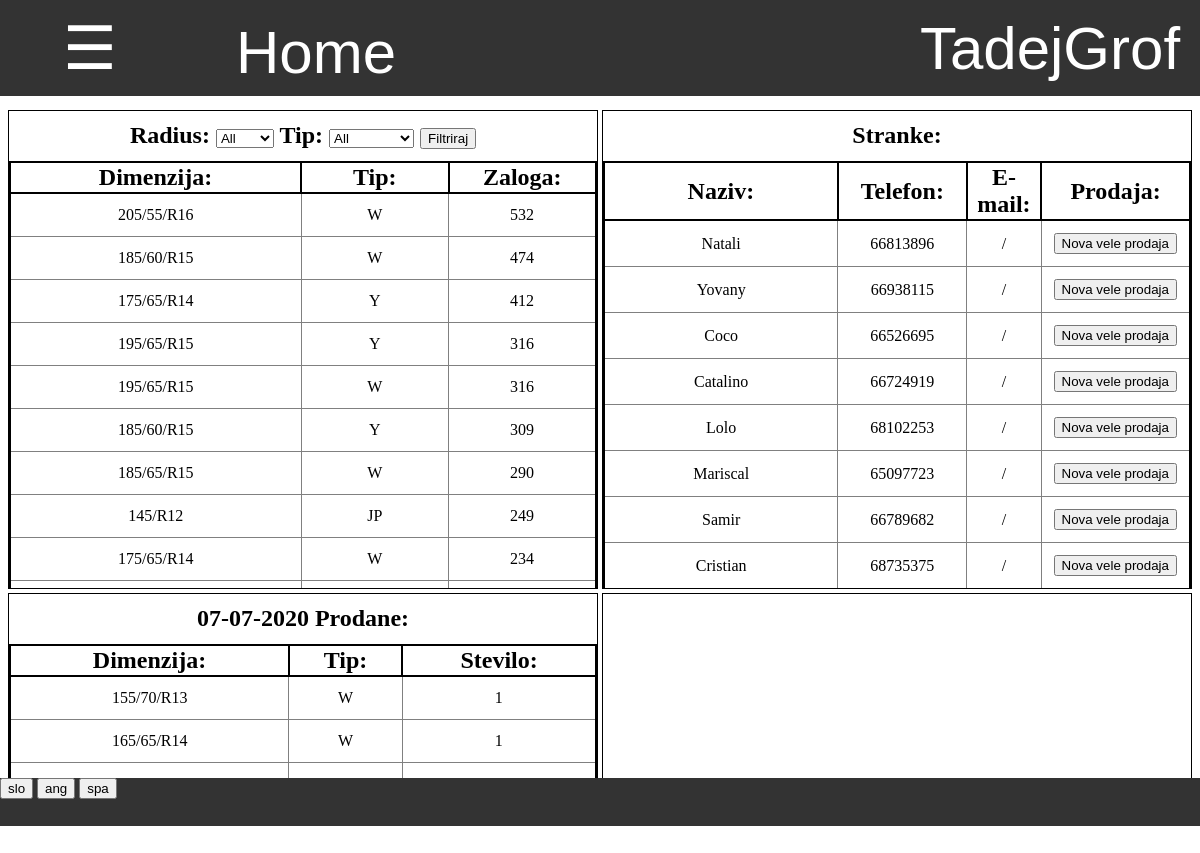
The app's page / (signed in) with its own data.
### program/models.py (models this page shows, shortened)
class Profil(models.Model):
    user = models.OneToOneField(User,on_delete=models.CASCADE)
    jezik =  models.CharField(default="spa",max_length=3, choices=JEZIKI)
    stranka = models.OneToOneField(Stranka, on_delete=models.CASCADE, default=None, null=True, blank=True)
    celo_ime = models.CharField(default="",max_length=40)
    tip_banke = models.CharField(default="",max_length=40)
    stevilka_racuna = models.CharField(default="",max_length=40)
    telefon = models.CharField(default="",max_length=40)

### prodaja/models.py (models this page shows, shortened)
class Stranka(models.Model):
    prodaja = models.ForeignKey(Prodaja, default=1, on_delete=models.CASCADE)
    naziv = models.CharField(default="", max_length=30)
    ime = models.CharField(default="", max_length=30)
    telefon = models.CharField(default="", max_length=20)
    mail = models.CharField(default="",max_length=40)
    naslov = models.OneToOneField(Naslov, on_delete=models.CASCADE, default=0)
    davcna = models.CharField(default="", max_length=30)
    status = models.CharField(default='aktivno',max_length=10)
    stevilo_kupljenih = models.IntegerField(default=0)
    skupna_cena_kupljenih = models.DecimalField(decimal_places=1,max_digits=5,default=0)
    @property
    def ima_aktivno_prodajo(self):
        return self.baza_set.all().filter(status="aktivno").exists()
    @property
    def aktivna_prodaja(self):
        return self.baza_set.all().filter(status="aktivno").first()

### zaloga/models.py (models this page shows, shortened)
class Dnevna_prodaja(models.Model):
    zaloga = models.ForeignKey(Zaloga, default=1, on_delete=models.CASCADE)
    prodaja = models.ForeignKey(Prodaja, default=1, on_delete=models.CASCADE)
    datum = models.DateField(default=timezone.now)
    title = models.CharField(default="", max_length=20)
    tip = 'dnevna_prodaja'
    @property
    def urejeni_vnosi(self):
        return Vnos.objects.filter(baza__dnevna_prodaja = self, baza__status="veljavno").order_by('dimenzija')
    @property
    def skupna_cena(self):
        cena = 0
        for vnos in Vnos.objects.filter(baza__dnevna_prodaja=self,baza__status="veljavno"):
            cena += vnos.cena * vnos.stevilo
        return cena
    @property
    def skupno_stevilo(self):
        stevilo = 0
        for vnos in Vnos.objects.filter(baza__dnevna_prodaja=self,baza__status="veljavno"):
            stevilo += vnos.stevilo
        return stevilo
    @property
    def prodane(self):
        prodane = {}
        for vnos in self.urejeni_vnosi:
            dimenzija_vnos = str(vnos.dimenzija) + '-' + vnos.tip
            if dimenzija_vnos in prodane:
                prodane[dimenzija_vnos]['stevilo'] += vnos.stevilo
                prodane[dimenzija_vnos]['cena'] += vnos.cena * vnos.stevilo
            else:
                slovar = {'dimenzija':vnos.dimenzija.dimenzija, 'stevilo':vnos.stevilo,'tip':vnos.tip,'cena':vnos.cena * vnos.stevilo}
                prodane.update({dimenzija_vnos:slovar})
        return prodane

### program/views.py (the view)
# urls.py: path('', views.home_page, name='home_page'),
@login_required
def home_page(request):
    stranke = prodaja.stranka_set.all().filter(status="aktivno")
    tip = request.GET.get('tip','all')
    radius = request.GET.get('radius','all')
    if tip == "all":
        sestavine = zaloga.vrni_top_10(radius)
    elif radius == "all":
        sestavine = zaloga.sestavina_set.all().order_by('-' + tip)[:10].values('dimenzija__dimenzija',tip)
        for sestavina in sestavine:
            sestavina.update({'tip':tip})
    else:
        sestavine = zaloga.sestavina_set.all().filter(dimenzija__radius = radius).order_by('-' + tip)[:10].values('dimenzija__dimenzija',tip)
        for sestavina in sestavine:
            sestavina.update({'tip':tip})
    danasnja_prodaja = Dnevna_prodaja.objects.filter(datum = datetime.date.today()).first()
    slovar = {
        'dnevna_prodaja':danasnja_prodaja,
        'stranke':stranke,
        'sestavine':sestavine,
        'tip':tip,
        }
    return pokazi_stran(request, 'program/home_page.html', slovar)

### program/models.py (called while the page is built)
    @property
    def vrni_jezike(self):
        return JEZIKI

### request_funkcije.py (called while the page is built)
def vrni_slovar(request):
    with open('slovar.json') as dat:
        slovar = json.load(dat)
    return slovar

def pokazi_stran(request, html, baze={}):
    je_stranka = False
    program = Program.objects.first()
    zaloga = Zaloga.objects.first()
    if request.user.profil.stranka != None:
        je_stranka = True
    slovar = {'je_stranka':je_stranka,'program':program,'slovar':vrni_slovar(request),'jezik':request.user.profil.jezik}
    slovar.update(baze)
    if not 'zaloga' in baze:
        slovar.update({'zaloga':zaloga})
    slovar.update({'zaloga_pk':slovar['zaloga'].pk})
    return render(request, html, slovar)

### zaloga/models.py (called while the page is built)
    @property
    def vrni_razlicne_radiuse(self):
        razlicni_radiusi = []
        for radius in self.sestavina_set.all().values('dimenzija__radius').distinct().order_by('dimenzija__radius'):
            razlicni_radiusi.append(radius['dimenzija__radius'])
        return razlicni_radiusi

    @property
    def vrni_tipe(self):
        return TIPI_SESTAVINE

    def __str__(self):
        return self.dimenzija

### zaloga/templatetags/zaloga_exstras.py (called while the page is built)
@register.filter
def keyvalue(dict, key):
    return dict[key]

### program/templates/program/home_page.html (shortened to what this page needs)
{% extends 'program/base.html' %}
{% load zaloga_exstras %}
{% block content %}
    <div style="height:2%"></div>
    {% if perms.zaloga.view_zaloga %}
        <div class="cetrt pogoste_dimenzije">
            <h2>
                Radius:
                <select name="radius" form="top10">
                    <option value="all"> All </option>
                </select>
                Tip:
                <select name="tip" form="top10">
                    <option value="all"> All </option>
                </select>
                <form style="display:inline-block" id="top10" action="{% url 'home_page' %}" method="GET">
                    <input type="submit" value="{{slovar|keyvalue:'Filtriraj'|keyvalue:jezik}}">
                </form>
            </h2>
            <table style="table-layout: fixed; width: 100% " class="tabela_vnosov">
                <tr>
                    <th width="50%"> {{slovar|keyvalue:'Dimenzija'|keyvalue:jezik}}:</th>
                    <th width="25%"> {{slovar|keyvalue:'Tip'|keyvalue:jezik}}: </th>
                    <th width="25%"> {{slovar|keyvalue:'Zaloga'|keyvalue:jezik}}: </th>
                </tr>
                {% for sestavina in sestavine %}
                    <tr>
                        <td> {{sestavina.dimenzija__dimenzija}} </td>
                        {% with sestavina.tip as tip_sestavine %}
                        <td> {{tip_sestavine}} </td>
                        <td> {{sestavina|keyvalue:tip_sestavine}} </td>
                        {% endwith %}
                    <tr>
                {% endfor %}
            </table>
        </div>
    {% endif %}
    {% if perms.prodaja.view_stranka %}
    <div class="cetrt stranke">
        <h2> {{slovar|keyvalue:'Stranke'|keyvalue:jezik}}: </h2>
        <table class="tabela_vnosov">
            <tr class="header">
                <th> {{slovar|keyvalue:'Naziv'|keyvalue:jezik}}: </th>
                <th> {{slovar|keyvalue:'Telefon'|keyvalue:jezik}}: </th>
                <th> {{slovar|keyvalue:'E-mail'|keyvalue:jezik}}: </th>
                <th> {{slovar|keyvalue:'Prodaja'|keyvalue:jezik}}: </th>
            </tr>
            {% for stranka in stranke %}
                <tr>
                    <td> {{stranka.naziv}} </td>
                    <td> {{stranka.telefon}} </td>
                    <td> {{stranka.mail}} </td>
                    <td>
                        {% if stranka.ima_aktivno_prodajo %}
                            <form action="{% url 'baza' zaloga_pk 'vele_prodaja' stranka.aktivna_prodaja.pk %}" method="GET">
                                <input type="submit" value="{{slovar|keyvalue:'Ogled'|keyvalue:jezik}}">
                            </form>
                        {% else %}
                            <form action="{% url 'nova_baza' zaloga_pk 'vele_prodaja' %}" method="POST" onsubmit="return Confirm()">
                                <input type="submit" value="{{slovar|keyvalue:'Nova prodaja'|keyvalue:jezik}}">
                            </form>
                        {% endif %}
                    </tr>
            {% endfor %}
        </table>
    </div>
    {% endif %}
    {% if perms.zaloga.view_dnevna_prodaja %}
    <div class="cetrt dnevna_prodaja">
        {% if dnevna_prodaja == None %}
            <h1>
                {{zaloga.danes}}
            </h1>
            <div class="ustvari_prodajo" style="margin-top:5%">
                <form style="width:90%;height:50%;display:inline-block" action="{% url 'nova_dnevna_prodaja' %}" method="POST">
                    {% csrf_token %}
                    <input style="width:60%;height:70%;font-size:5vh" type="submit" value="{{slovar|keyvalue:'Nova dnevna prodaja'|keyvalue:jezik}}">
                </form>
            </div>
        {% else %}
            <h2> {{dnevna_prodaja.title}} {{slovar|keyvalue:'Prodane'|keyvalue:jezik}}: </h2>
            <table class="tabela_vnosov">
                <tr>
                    <th> {{slovar|keyvalue:'Dimenzija'|keyvalue:jezik}}:</th>
                    <th> {{slovar|keyvalue:'Tip'|keyvalue:jezik}}: </th>
                    <th> {{slovar|keyvalue:'Stevilo'|keyvalue:jezik}}: </th>
                </tr>
                {% with dnevna_prodaja.prodane as prodane %}
                {% for prodana in prodane %}
                    <tr>
                        <td> {{prodane|keyvalue:prodana|keyvalue:'dimenzija'}} </td>
                        <td> {{prodane|keyvalue:prodana|keyvalue:'tip'}} </td>
                        <td> {{prodane|keyvalue:prodana|keyvalue:'stevilo'}} </td>
                    </tr>
                {% endfor %}
                {% endwith %}
            </table>
        {% endif %}
    </div>
    {% endif %}
    <div class="cetrt info">
    </div>
{% endblock %}

### program/templates/css/navbar.html (shortened to what this page needs)
{% load zaloga_exstras %}
<div id="navbar" class="navbar">
    {% if je_stranka %}
        <div style="display:inline-block;width:28%"><a href="{% url 'stranka_pregled_narocil' %}" style="width:100%"> Pregled narocil </a></div>
        <div style="display:inline-block;width:22%"><a href="{% url 'stranka_zgodovina' %}" style="width:100%"> Zgodovina </a></div>
        <a style="width:15%" href="/">Home</a>
    {% else %}
        <button onclick="odpri()" class="nav" style="width:15%"> ☰ </button>
        <a style="width:20%" href="/">Home</a>
    {% endif %}
    <div class="racun dropdown" id="racun">
        <button class="dropbtn" >{{ user.get_username }}
        </button>
    </div>
</div>

### program/static/css/footer.css (style rules this page uses)
div { margin: 0%; padding: 0%; }
div input { margin: 0%; }
div form { margin:0%; padding: 0% }

### program/templates/program/base.html (style rules this page uses)
body { margin: 0%; padding: 0%; overflow:hidden; }
div { margin: 0%; padding: 0%; }

### program/templates/css/tabele.html (style rules this page uses)
table.tabela_vnosov { width:100%; border-spacing:0; border: 2px solid black; border-collapse: collapse; padding:0.5%; table-layout:"fixed" }
table.tabela_vnosov th { border: 2px solid black; border-collapse: collapse; font-size: 150%; }
table.tabela_vnosov td { font-size: 100%; text-align: center; border: 1px solid grey; padding: 1vmin; border-collapse: collapse; }

### program/templates/css/navbar.html (style rules this page uses)
.navbar { overflow: hidden; background-color: #333; font-family: Arial; height:12% }
.navbar a { float: left; font-size: 5vmin; color: white; text-align: center; padding: 18px 16px; text-decoration:none; height:100%; }
.navbar .dropdown, .nav { float: left; height:100%; width:100%; margin:0; overflow:hidden; }
.navbar .dropdown .dropbtn, .nav { font-size: 5vmin; border: none; outline: none; color: white; padding: 12px 16px; width:100%; height:100%; background-color: inherit; font-family: inherit; margin: 0; }
.navbar .racun { float:right; width:300px; overflow:hidden }

### program/templates/program/home_page.html (style rules this page uses)
div.cetrt { height:70%; width:49%; margin:0%; padding:0%; display:inline-block; overflow:auto; border:1px solid black }
h2 { margin: 2%; }

### records on screen
Profil: jezik "Filtriraj", jezik "Dimenzija", jezik "Tip", jezik "Zaloga", jezik "Stranke", jezik "Naziv", jezik "Telefon", jezik "E-mail", jezik "Prodaja", jezik "Nova vele prodaja", jezik "Prodane", jezik "Stevilo"
Stranka: naziv "Natali", telefon "66813896", mail "/"
Stranka: naziv "Yovany", telefon "66938115", mail "/"
Stranka: naziv "Coco", telefon "66526695", mail "/"
Stranka: naziv "Catalino", telefon "66724919", mail "/"
Stranka: naziv "Lolo", telefon "68102253", mail "/"
Stranka: naziv "Mariscal", telefon "65097723", mail "/"
Stranka: naziv "Samir", telefon "66789682", mail "/"
Stranka: naziv "Cristian", telefon "68735375", mail "/"
Dnevna_prodaja: title "07-07-2020"

### other values on screen
{{ user.get_username }} "TadejGrof"
{{ sestavina.dimenzija__dimenzija }} "205/55/R16" "185/60/R15" "175/65/R14" "195/65/R15" "195/65/R15" "185/60/R15" "185/65/R15" "145/R12" "175/65/R14"
{{ tip_sestavine }} "W" "W" "Y" "Y" "W" "Y" "W" "JP" "W"
{{ sestavina|keyvalue:tip_sestavine }} "532" "474" "412" "316" "316" "309" "290" "249" "234"
{{ prodane|keyvalue:prodana|keyvalue:'dimenzija' }} "155/70/R13" "165/65/R14"
{{ prodane|keyvalue:prodana|keyvalue:'tip' }} "W" "W"
{{ prodane|keyvalue:prodana|keyvalue:'stevilo' }} "1" "1"
